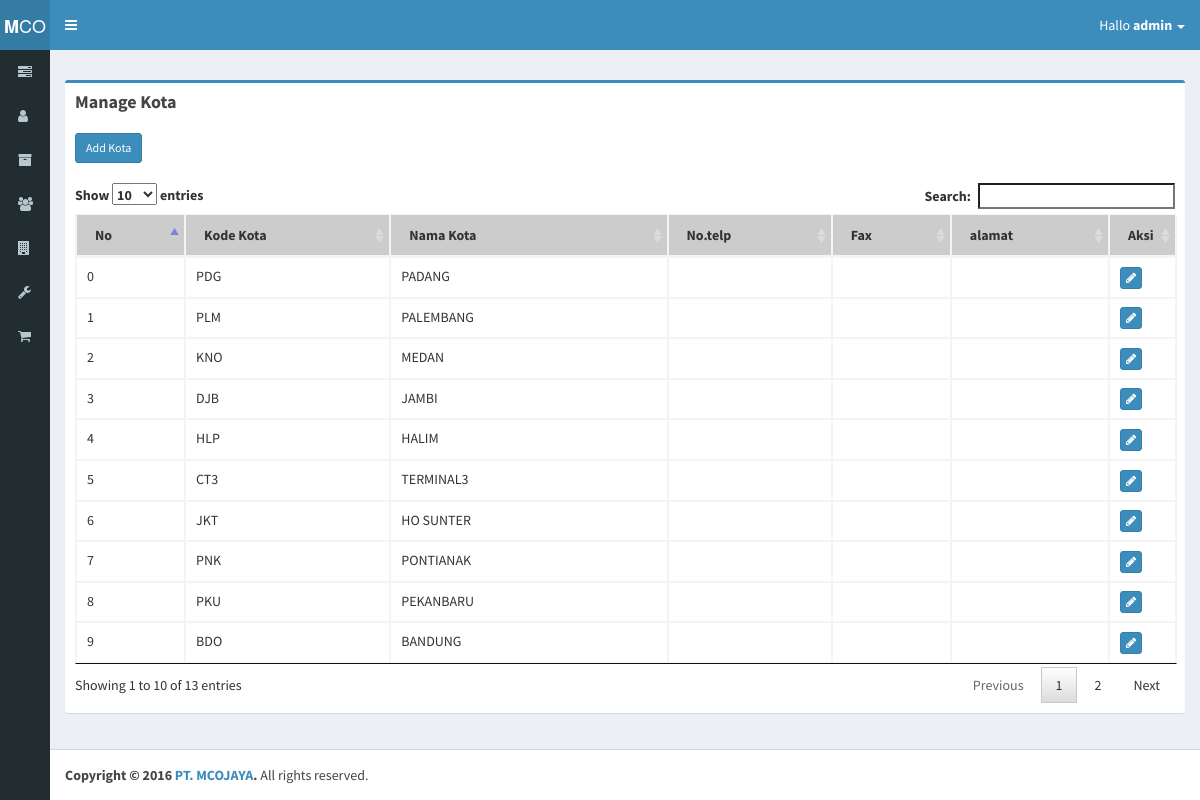
Screenshot of /kota.php (signed in) with the database file from the repository.
### tables this page shows
CREATE TABLE `users` (
  `id_user` int(4) NOT NULL AUTO_INCREMENT,
  `username` varchar(40) DEFAULT NULL,
  `password` varchar(40) DEFAULT NULL,
  `fullname` varchar(100) DEFAULT NULL,
  `level` int(4) DEFAULT NULL,
  `id_kota` int(4) DEFAULT NULL,
  PRIMARY KEY (`id_user`)
);

CREATE TABLE `kota` (
  `id_kota` int(4) NOT NULL AUTO_INCREMENT,
  `kode_kota` char(3) DEFAULT NULL,
  `nama_kota` varchar(40) DEFAULT NULL,
  PRIMARY KEY (`id_kota`)
);

### DB_Connect.php (called while the page is built, shortened)
<?php
class DB_Connect {
	public function connect($params){
		if ($params == "48")
		{
			$dbhandle  = mysql_connect("localhost", "root", "mcojaya", true) or die (mysql_error());
		     return $dbhandle;
		}
		elseif ($params == "aodb"){
			$dbhandle = mysql_connect("172.16.20.90","sa","Hello123", true) or die("koneksi error HLP aodb");
						mysql_select_db("aodb", $dbhandle);
			return $dbhandle;
		}
	}
}
?>

### DB_Function.php (called while the page is built, shortened)
<?php
class DB_Function {
	public $db48;
	function __construct(){
		require_once 'DB_Connect.php';
		$this->db   = new DB_Connect();
		$this->db48 = $this->db->connect("48");
	}
	public function sidemenu($username){
		$sql  ="select a.level, b.navi_link, b.navi_menu, c.id_menu, c.level from users a inner join grup c on a.level=c.level inner join menu b on c.id_menu=b.id_menu where a.username='$username'";
		$query=mysql_query($sql, $this->db48);
		while ($row = mysql_fetch_assoc($query)){
			$data[]=$row;
		}
		return $data;
	}
	public function listkota(){
		$sql="select * from kota ";
		$query=mysql_query($sql, $this->db48) or die(mysql_error());
		while($row = mysql_fetch_assoc($query)){
				$array_result[] = $row;
		}
		return $array_result;
	}
}
?>

### kota.php (the view, shortened to what this page needs)
<!DOCTYPE html>
<html>
<?php
if (empty($_SESSION['namaadmin']))
{
 header('location:index.php');
}
else
{
  include "DB_Function.php";
  $dbfunc = new DB_Function();
 ?>
<head>
  <link rel="stylesheet" href="bootstrap/css/bootstrap.min.css">
  <link rel="stylesheet" href="https://cdnjs.cloudflare.com/ajax/libs/font-awesome/4.5.0/css/font-awesome.min.css">
  <link rel="stylesheet" href="https://cdnjs.cloudflare.com/ajax/libs/ionicons/2.0.1/css/ionicons.min.css">
  <link rel="stylesheet" href="plugins/datatables/jquery.dataTables.css">
    <link rel="stylesheet" type="text/css" href="jquery-ui/jquery-ui.css">
    <link rel="stylesheet" type="text/css" href="jquery-ui/jquery-ui.theme.css">
  <link rel="stylesheet" href="plugins/select2/select2.min.css">
  <link rel="stylesheet" href="dist/css/AdminLTE.min.css">
  <link rel="stylesheet" href="dist/css/skins/skin-blue.min.css">
</head>
<body class="hold-transition skin-blue sidebar-mini sidebar-collapse">
<div class="wrapper">
  <header class="main-header">
    <a href="home.php" class="logo">
      <span class="logo-mini"><b>M</b>CO</span>
    </a>
    <nav class="navbar navbar-static-top" role="navigation">
      <a href="#" class="sidebar-toggle" data-toggle="offcanvas" role="button">
      </a>
      <div class="navbar-custom-menu">
        <ul class="nav navbar-nav">
          <li class="dropdown user user-menu">
            <a href="#" class="dropdown-toggle" data-toggle="dropdown">
              Hallo <b><?php echo $_SESSION['namaadmin']?></b>
              <span class="hidden-xs"></span><span class="caret"></span>
            </a>
          </li>
        </ul>
      </div>
    </nav>
  </header>
  <aside class="main-sidebar">
    <section class="sidebar">
      <ul class="sidebar-menu">
        <?php
        include "side_menu.php";
        ?>
      </ul>
    </section>
  </aside>
  <div class="content-wrapper">
    <section class="content-header">
    </section>
    <section class="content">
      <div class="box box-primary">
            <div class="box-header">
              <h3 class="box-title"><b>Manage Kota </b></h3>
            </div>
	        <div class="box-body">
             <a class='btn btn-primary btn-sm' href='#myModal'  data-toggle='modal' >Add Kota</a>
      <br/><br/>
      	  <table class="table table-hover table-bordered" id="view_table">
              <thead style="background:#ccc;">
      			      <th>No</th>
                  <th>Kode Kota</th>
                  <th>Nama Kota</th>
                  <th>No.telp</th>
                  <th>Fax</th>
                  <th>alamat</th>
                  <th width='3%'>Aksi</th>
              </thead>
              <tbody>
              <?php
             $data = $dbfunc->listkota();
            foreach ($data as $key => $row) {
             echo "<tr id='tr'>";
      		   echo "<td>$key</td>";
      		   echo "<td>$row[kode_kota]</td>";
      		   echo "<td>$row[nama_kota]</td>";
             echo "<td>$row[no_telp]</td>";
             echo "<td>$row[fax]</td>";
             echo "<td>$row[alamat]</td>";
      		   echo "<td><a title='edit' class='btn btn-primary btn-xs'href='#myModal2' id='custId' data-toggle='modal' data-id='$row[id_kota]'><i  class='fa fa-pencil' aria-hidden='true'></i></a>
      				</td>";
      		   echo "</tr>";
            }
                ?>
              </tbody>
            </table>
            </div>
      </div>
    </section>
  </div>
  <footer class="main-footer">
    <strong>Copyright &copy; 2016 <a href="http://mcojaya.com/">PT. MCOJAYA</a>.</strong> All rights reserved.
  </footer>
</div>
<?php
}
?>
</body>
</html>

### side_menu.php
 <?php
	$side 		= $dbfunc->sidemenu($_SESSION['namaadmin']);
	foreach ($side as $key => $value) {
		if ($value["navi_menu"]=="Manage Users"){
				$icons = '<i class="fa fa-user"></i>';
		}elseif ($value["navi_menu"]=="Manage Grup") {
				$icons = '<i class="fa fa-group"></i>';
		}elseif ($value["navi_menu"]=="Inventaris") {
				$icons = '<i class="fa fa-archive"></i>';
		}elseif ($value["navi_menu"]=="Manage Menu") {
				$icons = '<i class="fa fa-tasks"></i>';
		}elseif ($value["navi_menu"]=="Manage Kota") {
				$icons = '<i class="fa fa-building"></i>';
		}elseif ($value["navi_menu"]=="Maintenance") {
				$icons = '<i class="fa fa-wrench"></i>';
		}elseif ($value["navi_menu"]=="Request Barang") {
				$icons = '<i class="fa fa-shopping-cart"></i>';
		}elseif($value["navi_menu"]=="Surat Jalan") {
				$icons = '<i class="fa fa-envelope"></i>';
		}elseif($value["navi_menu"]=="Accept Surat Jalan") {
				$icons = '<i class="fa fa-folder-open"></i>';
		}elseif($value["navi_menu"]=="Master Barang") {
				$icons = '<i class="fa fa-bank"></i>';
		}elseif($value["navi_menu"]=="Maintenance Software") {
				$icons = '<i class="fa fa-cogs"></i>';
		}
		else{
				$icons = '<i class="fa fa-link"></i>';
		}
?>
<li><a href="<?php echo $value["navi_link"];?>" ><?php echo $icons;?><span><?php echo $value['navi_menu'];?></span></a></li>
<?php
}
?>

### rows the page displays
kota: kode_kota "PDG", nama_kota "PADANG"
kota: kode_kota "PLM", nama_kota "PALEMBANG"
kota: kode_kota "KNO", nama_kota "MEDAN"
kota: kode_kota "DJB", nama_kota "JAMBI"
kota: kode_kota "HLP", nama_kota "HALIM"
kota: kode_kota "CT3", nama_kota "TERMINAL3"
kota: kode_kota "JKT", nama_kota "HO SUNTER"
kota: kode_kota "PNK", nama_kota "PONTIANAK"
kota: kode_kota "PKU", nama_kota "PEKANBARU"
kota: kode_kota "BDO", nama_kota "BANDUNG"

### other values shown
$_SESSION['namaadmin'] "admin"
